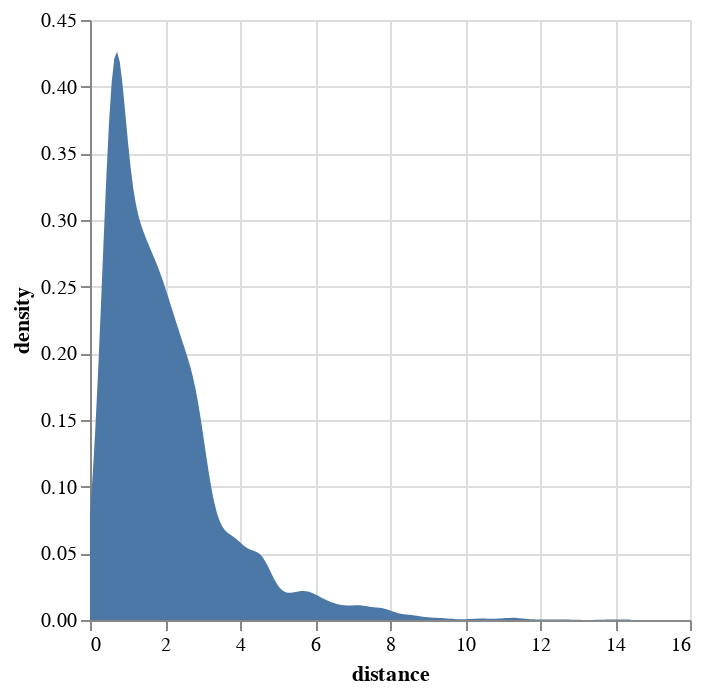

Notebook code cell kept with this figure:
### Markdown cell above
### Plotting Series

### Code cell
trips_speed["distance"].plot.kde()

### Figure 1 — Vega specification as saved in the notebook (floating-point values rounded to 4 significant figures; data arrays with more than 128 entries replaced by an {"elided": "..."} marker saying what was removed)
{"$schema": "https://vega.github.io/schema/vega/v5.json", "data": [{"name": "_server_source_0", "values": {"elided": "4430 records"}}, {"name": "param_4_store"}, {"name": "source_0", "source": "_server_source_0", "transform": [{"type": "kde", "field": "distance", "as": ["distance", "density"], "resolve": "shared"}, {"type": "impute", "field": "density", "key": "distance", "method": "value", "groupby": [], "value": 0}, {"type": "stack", "field": "density", "groupby": ["distance"], "sort": {"field": [], "order": []}, "as": ["density_start", "density_end"], "offset": "zero"}, {"type": "project", "fields": ["density", "density_end", "density_start", "distance"]}]}, {"name": "source_0_x_domain_distance", "source": "source_0", "transform": [{"type": "formula", "expr": "+datum['distance']", "as": "distance"}, {"type": "aggregate", "groupby": [], "fields": ["distance", "distance"], "ops": ["min", "max"], "as": ["min", "max"]}]}], "signals": [{"name": "unit", "value": {}, "on": [{"events": "pointermove", "update": "isTuple(group()) ? group() : unit"}]}, {"name": "param_4", "update": "vlSelectionResolve(\"param_4_store\", \"union\")"}, {"name": "param_4_distance", "on": [{"events": [{"source": "view", "type": "dblclick"}], "update": "null"}, {"events": {"signal": "param_4_translate_delta"}, "update": "panLinear(param_4_translate_anchor.extent_x, -param_4_translate_delta.x / width)"}, {"events": {"signal": "param_4_zoom_delta"}, "update": "zoomLinear(domain(\"x\"), param_4_zoom_anchor.x, param_4_zoom_delta)"}]}, {"name": "param_4_density", "on": [{"events": [{"source": "view", "type": "dblclick"}], "update": "null"}, {"events": {"signal": "param_4_translate_delta"}, "update": "panLinear(param_4_translate_anchor.extent_y, param_4_translate_delta.y / height)"}, {"events": {"signal": "param_4_zoom_delta"}, "update": "zoomLinear(domain(\"y\"), param_4_zoom_anchor.y, param_4_zoom_delta)"}]}, {"name": "param_4_tuple", "on": [{"events": [{"signal": "param_4_distance || param_4_density"}], "update": "param_4_distance && param_4_density ? {unit: \"\", fields: param_4_tuple_fields, values: [param_4_distance,param_4_density]} : null"}]}, {"name": "param_4_tuple_fields", "value": [{"field": "distance", "channel": "x", "type": "R"}, {"field": "density", "channel": "y", "type": "R"}]}, {"name": "param_4_translate_anchor", "value": {}, "on": [{"events": [{"source": "scope", "type": "pointerdown"}], "update": "{x: x(unit), y: y(unit), extent_x: domain(\"x\"), extent_y: domain(\"y\")}"}]}, {"name": "param_4_translate_delta", "value": {}, "on": [{"events": [{"source": "window", "between": [{"source": "scope", "type": "pointerdown"}, {"source": "window", "type": "pointerup"}], "type": "pointermove", "consume": true}], "update": "{x: param_4_translate_anchor.x - x(unit), y: param_4_translate_anchor.y - y(unit)}"}]}, {"name": "param_4_zoom_anchor", "on": [{"events": [{"source": "scope", "consume": true, "type": "wheel"}], "update": "{x: invert(\"x\", x(unit)), y: invert(\"y\", y(unit))}"}]}, {"name": "param_4_zoom_delta", "on": [{"events": [{"source": "scope", "consume": true, "type": "wheel"}], "update": "pow(1.001, event.deltaY * pow(16, event.deltaMode))", "force": true}]}, {"name": "param_4_modify", "on": [{"events": {"signal": "param_4_tuple"}, "update": "modify(\"param_4_store\", param_4_tuple, true)"}]}], "marks": [{"type": "area", "name": "marks", "from": {"data": "source_0"}, "sort": {"field": "x"}, "encode": {"update": {"tooltip": {"signal": "{\"distance\": format(datum[\"distance\"], \"\"), \"density\": format(datum[\"density\"], \"\")}"}, "x": {"field": "distance", "scale": "x"}, "defined": {"signal": "isValid(datum[\"distance\"]) && isFinite(+datum[\"distance\"]) && isValid(datum[\"density\"]) && isFinite(+datum[\"density\"])"}, "fill": {"value": "#4c78a8"}, "y": {"field": "density_end", "scale": "y"}, "orient": {"value": "vertical"}, "y2": {"field": "density_start", "scale": "y"}}}, "clip": true, "style": ["area"], "interactive": true}], "scales": [{"name": "x", "type": "linear", "domain": [{"signal": "(data(\"source_0_x_domain_distance\")[0] || {}).min"}, {"signal": "(data(\"source_0_x_domain_distance\")[0] || {}).max"}], "range": [0, {"signal": "width"}], "zero": false, "domainRaw": {"signal": "param_4[\"distance\"]"}, "nice": true}, {"name": "y", "type": "linear", "domain": {"data": "source_0", "fields": ["density_start", "density_end"]}, "range": [{"signal": "height"}, 0], "zero": true, "domainRaw": {"signal": "param_4[\"density\"]"}, "nice": true}], "axes": [{"scale": "x", "grid": true, "domain": false, "maxExtent": 0, "ticks": false, "tickCount": {"signal": "ceil(width/40)"}, "gridScale": "y", "aria": false, "minExtent": 0, "labels": false, "zindex": 0, "orient": "bottom"}, {"scale": "y", "grid": true, "minExtent": 0, "zindex": 0, "gridScale": "x", "labels": false, "tickCount": {"signal": "ceil(height/40)"}, "ticks": false, "domain": false, "orient": "left", "maxExtent": 0, "aria": false}, {"scale": "x", "grid": false, "labelFlush": true, "orient": "bottom", "labelOverlap": true, "zindex": 0, "title": "distance", "tickCount": {"signal": "ceil(width/40)"}}, {"scale": "y", "labelOverlap": true, "grid": false, "tickCount": {"signal": "ceil(height/40)"}, "zindex": 0, "title": "density", "orient": "left"}], "padding": 5, "width": 300, "style": "cell", "background": "white", "height": 300}
